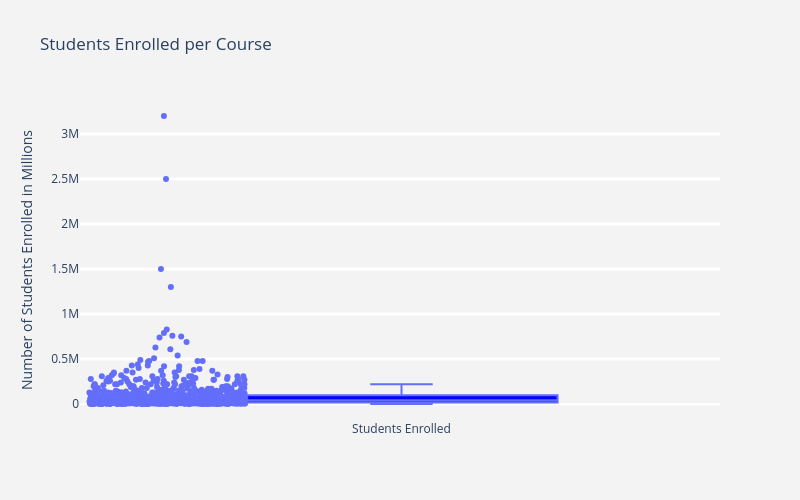

This figure's notebook cell:
### Markdown cell above
***We now take a look at the outliers in course_students_enrolled and course_rating:***

**Note:** We only need to check for these features, because those are our `numeric` ones.

### Code cell
# Create first plot for Students Enrolled
fig_students_plot = go.Figure()
fig_students_plot.add_trace(
    go.Box(
        y=coursera_data["course_students_enrolled"],
        boxpoints="all",
        name="Students Enrolled",
        fillcolor="blue",
        jitter=0.5,
        whiskerwidth=0.2,
    )
)

fig_students_plot.update_layout(
    title="Students Enrolled per Course",
    width=800,
    height=500,
    yaxis=dict(
        title="Number of Students Enrolled in Millions",
        gridcolor="rgb(255, 255, 255)",
        gridwidth=3,
    ),
    paper_bgcolor="rgb(243, 243, 243)",
    plot_bgcolor="rgb(243, 243, 243)",
)

fig_students_plot.show()

### Figure 1 — Plotly figure (JSON) as saved in the notebook; plotly's stock layout.template omitted (floating-point values rounded to 4 significant figures; data arrays with more than 128 entries replaced by an {"elided": "..."} marker saying what was removed)
{"data": [{"boxpoints": "all", "fillcolor": "blue", "jitter": 0.5, "name": "Students Enrolled", "type": "box", "whiskerwidth": 0.2, "y": {"elided": "891 float values"}}], "layout": {"height": 500, "paper_bgcolor": "rgb(243, 243, 243)", "plot_bgcolor": "rgb(243, 243, 243)", "title": {"text": "Students Enrolled per Course"}, "width": 800, "yaxis": {"gridcolor": "rgb(255, 255, 255)", "gridwidth": 3, "title": {"text": "Number of Students Enrolled in Millions"}}}}
